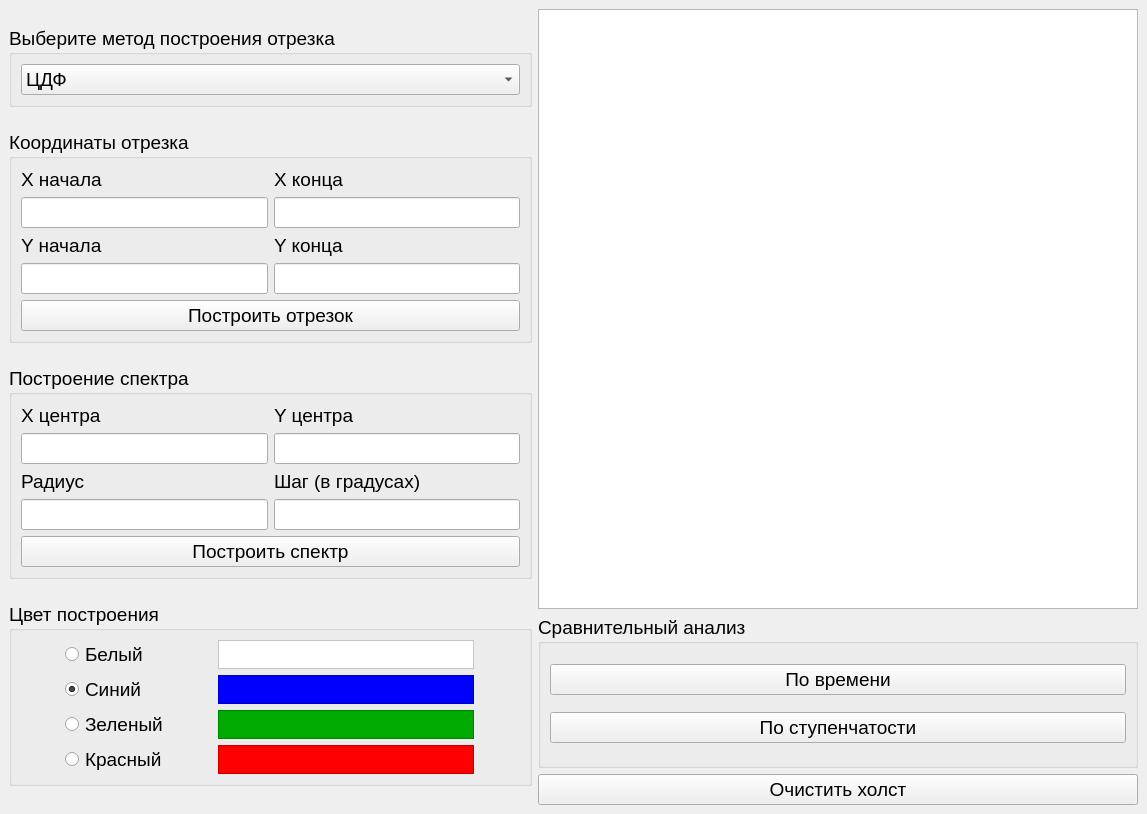
<?xml version="1.0" encoding="UTF-8"?>
<ui version="4.0">
 <class>MainWindow</class>
 <widget class="QMainWindow" name="MainWindow">
  <property name="geometry">
   <rect>
    <x>0</x>
    <y>0</y>
    <width>1147</width>
    <height>814</height>
   </rect>
  </property>
  <property name="sizePolicy">
   <sizepolicy hsizetype="Fixed" vsizetype="Fixed">
    <horstretch>0</horstretch>
    <verstretch>0</verstretch>
   </sizepolicy>
  </property>
  <property name="minimumSize">
   <size>
    <width>1147</width>
    <height>814</height>
   </size>
  </property>
  <property name="maximumSize">
   <size>
    <width>1147</width>
    <height>814</height>
   </size>
  </property>
  <property name="font">
   <font>
    <pointsize>14</pointsize>
   </font>
  </property>
  <property name="windowTitle">
   <string>Построение отрезков</string>
  </property>
  <property name="tabShape">
   <enum>QTabWidget::Rounded</enum>
  </property>
  <widget class="QWidget" name="centralwidget">
   <property name="sizePolicy">
    <sizepolicy hsizetype="Maximum" vsizetype="Maximum">
     <horstretch>0</horstretch>
     <verstretch>0</verstretch>
    </sizepolicy>
   </property>
   <layout class="QGridLayout" name="gridLayout_4">
    <item row="0" column="1">
     <layout class="QVBoxLayout" name="right_layout">
      <item>
       <widget class="QGraphicsView" name="canvas">
        <property name="sizePolicy">
         <sizepolicy hsizetype="Expanding" vsizetype="Expanding">
          <horstretch>0</horstretch>
          <verstretch>0</verstretch>
         </sizepolicy>
        </property>
        <property name="minimumSize">
         <size>
          <width>600</width>
          <height>600</height>
         </size>
        </property>
        <property name="maximumSize">
         <size>
          <width>600</width>
          <height>600</height>
         </size>
        </property>
       </widget>
      </item>
      <item>
       <widget class="QGroupBox" name="analyze_box">
        <property name="sizePolicy">
         <sizepolicy hsizetype="MinimumExpanding" vsizetype="Preferred">
          <horstretch>0</horstretch>
          <verstretch>0</verstretch>
         </sizepolicy>
        </property>
        <property name="title">
         <string>Сравнительный анализ</string>
        </property>
        <layout class="QVBoxLayout" name="verticalLayout_2">
         <item>
          <widget class="QPushButton" name="time_analyze_button">
           <property name="enabled">
            <bool>true</bool>
           </property>
           <property name="cursor">
            <cursorShape>ArrowCursor</cursorShape>
           </property>
           <property name="text">
            <string>По времени</string>
           </property>
          </widget>
         </item>
         <item>
          <widget class="QPushButton" name="step_analyze_button">
           <property name="text">
            <string>По ступенчатости</string>
           </property>
          </widget>
         </item>
        </layout>
       </widget>
      </item>
      <item>
       <widget class="QPushButton" name="clear_button">
        <property name="text">
         <string>Очистить холст</string>
        </property>
       </widget>
      </item>
     </layout>
    </item>
    <item row="0" column="0">
     <layout class="QVBoxLayout" name="left_layout">
      <item>
       <widget class="QGroupBox" name="method_box">
        <property name="sizePolicy">
         <sizepolicy hsizetype="Preferred" vsizetype="Fixed">
          <horstretch>0</horstretch>
          <verstretch>0</verstretch>
         </sizepolicy>
        </property>
        <property name="title">
         <string>Выберите метод построения отрезка</string>
        </property>
        <layout class="QGridLayout" name="gridLayout_5">
         <item row="0" column="0">
          <widget class="QComboBox" name="method_combobox">
           <property name="sizePolicy">
            <sizepolicy hsizetype="Preferred" vsizetype="Preferred">
             <horstretch>0</horstretch>
             <verstretch>0</verstretch>
            </sizepolicy>
           </property>
           <item>
            <property name="text">
             <string>ЦДФ</string>
            </property>
           </item>
           <item>
            <property name="text">
             <string>Брезенхем(целочисленный)</string>
            </property>
           </item>
           <item>
            <property name="text">
             <string>Брезенхем(действительный)</string>
            </property>
           </item>
           <item>
            <property name="text">
             <string>Брезенхем(с устранением ступенчатости)</string>
            </property>
           </item>
           <item>
            <property name="text">
             <string>Ву</string>
            </property>
           </item>
           <item>
            <property name="text">
             <string>Стандартный(библиотечный)</string>
            </property>
           </item>
          </widget>
         </item>
        </layout>
       </widget>
      </item>
      <item>
       <widget class="QGroupBox" name="coords_box">
        <property name="sizePolicy">
         <sizepolicy hsizetype="Preferred" vsizetype="Fixed">
          <horstretch>0</horstretch>
          <verstretch>0</verstretch>
         </sizepolicy>
        </property>
        <property name="title">
         <string>Координаты отрезка</string>
        </property>
        <layout class="QGridLayout" name="gridLayout_6">
         <item row="0" column="0">
          <widget class="QLabel" name="x_start_label">
           <property name="sizePolicy">
            <sizepolicy hsizetype="Preferred" vsizetype="Preferred">
             <horstretch>0</horstretch>
             <verstretch>0</verstretch>
            </sizepolicy>
           </property>
           <property name="text">
            <string>X начала</string>
           </property>
          </widget>
         </item>
         <item row="0" column="1">
          <widget class="QLabel" name="x_end_label">
           <property name="sizePolicy">
            <sizepolicy hsizetype="Preferred" vsizetype="Preferred">
             <horstretch>0</horstretch>
             <verstretch>0</verstretch>
            </sizepolicy>
           </property>
           <property name="text">
            <string>X конца</string>
           </property>
          </widget>
         </item>
         <item row="1" column="0">
          <widget class="QLineEdit" name="x_start_entry">
           <property name="sizePolicy">
            <sizepolicy hsizetype="Expanding" vsizetype="Preferred">
             <horstretch>0</horstretch>
             <verstretch>0</verstretch>
            </sizepolicy>
           </property>
          </widget>
         </item>
         <item row="1" column="1">
          <widget class="QLineEdit" name="x_end_entry">
           <property name="sizePolicy">
            <sizepolicy hsizetype="Expanding" vsizetype="Fixed">
             <horstretch>0</horstretch>
             <verstretch>0</verstretch>
            </sizepolicy>
           </property>
          </widget>
         </item>
         <item row="2" column="0">
          <widget class="QLabel" name="y_start_label">
           <property name="sizePolicy">
            <sizepolicy hsizetype="Fixed" vsizetype="Preferred">
             <horstretch>0</horstretch>
             <verstretch>0</verstretch>
            </sizepolicy>
           </property>
           <property name="text">
            <string>Y начала</string>
           </property>
          </widget>
         </item>
         <item row="2" column="1">
          <widget class="QLabel" name="y_end_label">
           <property name="text">
            <string>Y конца</string>
           </property>
          </widget>
         </item>
         <item row="3" column="0">
          <widget class="QLineEdit" name="y_start_entry">
           <property name="sizePolicy">
            <sizepolicy hsizetype="Expanding" vsizetype="Fixed">
             <horstretch>0</horstretch>
             <verstretch>0</verstretch>
            </sizepolicy>
           </property>
          </widget>
         </item>
         <item row="3" column="1">
          <widget class="QLineEdit" name="y_end_entry">
           <property name="sizePolicy">
            <sizepolicy hsizetype="Expanding" vsizetype="Fixed">
             <horstretch>0</horstretch>
             <verstretch>0</verstretch>
            </sizepolicy>
           </property>
          </widget>
         </item>
         <item row="4" column="0" colspan="2">
          <widget class="QPushButton" name="draw_section_button">
           <property name="sizePolicy">
            <sizepolicy hsizetype="Preferred" vsizetype="Fixed">
             <horstretch>0</horstretch>
             <verstretch>0</verstretch>
            </sizepolicy>
           </property>
           <property name="text">
            <string>Построить отрезок</string>
           </property>
          </widget>
         </item>
        </layout>
       </widget>
      </item>
      <item>
       <widget class="QGroupBox" name="spectre_box">
        <property name="sizePolicy">
         <sizepolicy hsizetype="Preferred" vsizetype="Fixed">
          <horstretch>0</horstretch>
          <verstretch>0</verstretch>
         </sizepolicy>
        </property>
        <property name="title">
         <string>Построение спектра</string>
        </property>
        <layout class="QGridLayout" name="gridLayout_3">
         <item row="0" column="0">
          <widget class="QLabel" name="x_center_label">
           <property name="text">
            <string>X центра</string>
           </property>
          </widget>
         </item>
         <item row="0" column="1">
          <widget class="QLabel" name="y_center_label">
           <property name="text">
            <string>Y центра</string>
           </property>
          </widget>
         </item>
         <item row="1" column="0">
          <widget class="QLineEdit" name="x_center_entry">
           <property name="sizePolicy">
            <sizepolicy hsizetype="Expanding" vsizetype="Fixed">
             <horstretch>0</horstretch>
             <verstretch>0</verstretch>
            </sizepolicy>
           </property>
          </widget>
         </item>
         <item row="1" column="1">
          <widget class="QLineEdit" name="y_center_entry">
           <property name="sizePolicy">
            <sizepolicy hsizetype="Expanding" vsizetype="Fixed">
             <horstretch>0</horstretch>
             <verstretch>0</verstretch>
            </sizepolicy>
           </property>
          </widget>
         </item>
         <item row="2" column="0">
          <widget class="QLabel" name="radius_label">
           <property name="text">
            <string>Радиус</string>
           </property>
          </widget>
         </item>
         <item row="2" column="1">
          <widget class="QLabel" name="step_label">
           <property name="text">
            <string>Шаг (в градусах)</string>
           </property>
          </widget>
         </item>
         <item row="3" column="0">
          <widget class="QLineEdit" name="radius_entry">
           <property name="sizePolicy">
            <sizepolicy hsizetype="Expanding" vsizetype="Fixed">
             <horstretch>0</horstretch>
             <verstretch>0</verstretch>
            </sizepolicy>
           </property>
          </widget>
         </item>
         <item row="3" column="1">
          <widget class="QLineEdit" name="step_entry">
           <property name="sizePolicy">
            <sizepolicy hsizetype="Expanding" vsizetype="Fixed">
             <horstretch>0</horstretch>
             <verstretch>0</verstretch>
            </sizepolicy>
           </property>
          </widget>
         </item>
         <item row="4" column="0" colspan="2">
          <widget class="QPushButton" name="draw_spectre_button">
           <property name="sizePolicy">
            <sizepolicy hsizetype="Preferred" vsizetype="Fixed">
             <horstretch>0</horstretch>
             <verstretch>0</verstretch>
            </sizepolicy>
           </property>
           <property name="text">
            <string>Построить спектр</string>
           </property>
          </widget>
         </item>
        </layout>
       </widget>
      </item>
      <item>
       <widget class="QGroupBox" name="color_box">
        <property name="sizePolicy">
         <sizepolicy hsizetype="Preferred" vsizetype="Fixed">
          <horstretch>0</horstretch>
          <verstretch>0</verstretch>
         </sizepolicy>
        </property>
        <property name="title">
         <string>Цвет построения</string>
        </property>
        <layout class="QGridLayout" name="gridLayout">
         <item row="0" column="0">
          <widget class="QRadioButton" name="white_rb">
           <property name="sizePolicy">
            <sizepolicy hsizetype="Maximum" vsizetype="Fixed">
             <horstretch>0</horstretch>
             <verstretch>0</verstretch>
            </sizepolicy>
           </property>
           <property name="text">
            <string>Белый</string>
           </property>
          </widget>
         </item>
         <item row="0" column="1">
          <widget class="QGraphicsView" name="white_color_view">
           <property name="sizePolicy">
            <sizepolicy hsizetype="Maximum" vsizetype="Ignored">
             <horstretch>0</horstretch>
             <verstretch>0</verstretch>
            </sizepolicy>
           </property>
           <property name="styleSheet">
            <string notr="true">background-color: rgb(255, 255, 255);</string>
           </property>
          </widget>
         </item>
         <item row="1" column="0">
          <widget class="QRadioButton" name="blue_rb">
           <property name="sizePolicy">
            <sizepolicy hsizetype="Maximum" vsizetype="Fixed">
             <horstretch>0</horstretch>
             <verstretch>0</verstretch>
            </sizepolicy>
           </property>
           <property name="text">
            <string>Синий</string>
           </property>
           <property name="checked">
            <bool>true</bool>
           </property>
          </widget>
         </item>
         <item row="1" column="1">
          <widget class="QGraphicsView" name="blue_color_view">
           <property name="sizePolicy">
            <sizepolicy hsizetype="Maximum" vsizetype="Ignored">
             <horstretch>0</horstretch>
             <verstretch>0</verstretch>
            </sizepolicy>
           </property>
           <property name="styleSheet">
            <string notr="true">background-color: rgb(0, 0, 255);</string>
           </property>
          </widget>
         </item>
         <item row="2" column="0">
          <widget class="QRadioButton" name="green_rb">
           <property name="sizePolicy">
            <sizepolicy hsizetype="Maximum" vsizetype="Fixed">
             <horstretch>0</horstretch>
             <verstretch>0</verstretch>
            </sizepolicy>
           </property>
           <property name="text">
            <string>Зеленый</string>
           </property>
          </widget>
         </item>
         <item row="2" column="1">
          <widget class="QGraphicsView" name="green_color_view">
           <property name="sizePolicy">
            <sizepolicy hsizetype="Maximum" vsizetype="Ignored">
             <horstretch>0</horstretch>
             <verstretch>0</verstretch>
            </sizepolicy>
           </property>
           <property name="styleSheet">
            <string notr="true">background-color: rgb(0, 170, 0);</string>
           </property>
          </widget>
         </item>
         <item row="3" column="0">
          <widget class="QRadioButton" name="red_rb">
           <property name="sizePolicy">
            <sizepolicy hsizetype="Maximum" vsizetype="Fixed">
             <horstretch>0</horstretch>
             <verstretch>0</verstretch>
            </sizepolicy>
           </property>
           <property name="text">
            <string>Красный</string>
           </property>
          </widget>
         </item>
         <item row="3" column="1">
          <widget class="QGraphicsView" name="red_color_view">
           <property name="sizePolicy">
            <sizepolicy hsizetype="Maximum" vsizetype="Ignored">
             <horstretch>0</horstretch>
             <verstretch>0</verstretch>
            </sizepolicy>
           </property>
           <property name="styleSheet">
            <string notr="true">background-color: rgb(255, 0, 0);</string>
           </property>
          </widget>
         </item>
        </layout>
       </widget>
      </item>
     </layout>
    </item>
   </layout>
  </widget>
 </widget>
 <resources/>
 <connections/>
</ui>
